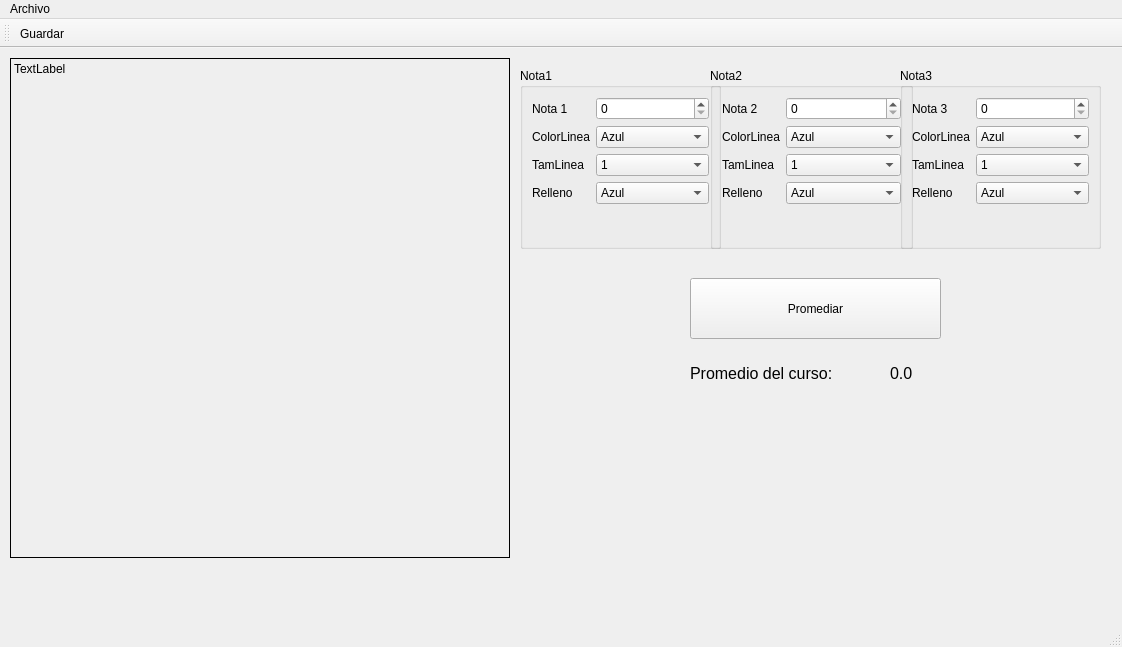
<?xml version="1.0" encoding="UTF-8"?>
<ui version="4.0">
 <class>Principal</class>
 <widget class="QMainWindow" name="Principal">
  <property name="geometry">
   <rect>
    <x>0</x>
    <y>0</y>
    <width>1122</width>
    <height>647</height>
   </rect>
  </property>
  <property name="windowTitle">
   <string>Principal</string>
  </property>
  <widget class="QWidget" name="centralwidget">
   <widget class="QLabel" name="outCuadro">
    <property name="geometry">
     <rect>
      <x>10</x>
      <y>10</y>
      <width>500</width>
      <height>500</height>
     </rect>
    </property>
    <property name="minimumSize">
     <size>
      <width>500</width>
      <height>500</height>
     </size>
    </property>
    <property name="frameShape">
     <enum>QFrame::Box</enum>
    </property>
    <property name="text">
     <string>TextLabel</string>
    </property>
    <property name="alignment">
     <set>Qt::AlignLeading|Qt::AlignLeft|Qt::AlignTop</set>
    </property>
   </widget>
   <widget class="QWidget" name="widget" native="true">
    <property name="geometry">
     <rect>
      <x>520</x>
      <y>20</y>
      <width>201</width>
      <height>181</height>
     </rect>
    </property>
    <layout class="QVBoxLayout" name="verticalLayout">
     <item>
      <widget class="QGroupBox" name="groupBox">
       <property name="title">
        <string>Nota1</string>
       </property>
       <layout class="QFormLayout" name="formLayout">
        <item row="0" column="0">
         <widget class="QLabel" name="label">
          <property name="text">
           <string>Nota 1</string>
          </property>
         </widget>
        </item>
        <item row="0" column="1">
         <widget class="QSpinBox" name="inNota1">
          <property name="maximum">
           <number>100</number>
          </property>
         </widget>
        </item>
        <item row="3" column="0">
         <widget class="QLabel" name="label_4">
          <property name="text">
           <string>ColorLinea</string>
          </property>
         </widget>
        </item>
        <item row="3" column="1">
         <widget class="QComboBox" name="colorLinea1">
          <item>
           <property name="text">
            <string>Azul</string>
           </property>
          </item>
          <item>
           <property name="text">
            <string>Rojo</string>
           </property>
          </item>
          <item>
           <property name="text">
            <string>Amarillo</string>
           </property>
          </item>
          <item>
           <property name="text">
            <string>Blanco</string>
           </property>
          </item>
          <item>
           <property name="text">
            <string>Negro</string>
           </property>
          </item>
         </widget>
        </item>
        <item row="5" column="0">
         <widget class="QLabel" name="label_7">
          <property name="text">
           <string>TamLinea</string>
          </property>
         </widget>
        </item>
        <item row="5" column="1">
         <widget class="QComboBox" name="tamLinea1">
          <item>
           <property name="text">
            <string>1</string>
           </property>
          </item>
          <item>
           <property name="text">
            <string>2</string>
           </property>
          </item>
          <item>
           <property name="text">
            <string>3</string>
           </property>
          </item>
          <item>
           <property name="text">
            <string>4</string>
           </property>
          </item>
          <item>
           <property name="text">
            <string>5</string>
           </property>
          </item>
         </widget>
        </item>
        <item row="6" column="0">
         <widget class="QLabel" name="label_10">
          <property name="text">
           <string>Relleno</string>
          </property>
         </widget>
        </item>
        <item row="6" column="1">
         <widget class="QComboBox" name="relleno1">
          <item>
           <property name="text">
            <string>Azul</string>
           </property>
          </item>
          <item>
           <property name="text">
            <string>Rojo</string>
           </property>
          </item>
          <item>
           <property name="text">
            <string>Amarillo</string>
           </property>
          </item>
          <item>
           <property name="text">
            <string>Blanco</string>
           </property>
          </item>
          <item>
           <property name="text">
            <string>Negro</string>
           </property>
          </item>
         </widget>
        </item>
       </layout>
      </widget>
     </item>
    </layout>
   </widget>
   <widget class="QWidget" name="widget_2" native="true">
    <property name="geometry">
     <rect>
      <x>710</x>
      <y>20</y>
      <width>203</width>
      <height>181</height>
     </rect>
    </property>
    <layout class="QVBoxLayout" name="verticalLayout_2">
     <item>
      <widget class="QGroupBox" name="groupBox_2">
       <property name="title">
        <string>Nota2</string>
       </property>
       <layout class="QFormLayout" name="formLayout_2">
        <item row="0" column="0">
         <widget class="QLabel" name="label_2">
          <property name="text">
           <string>Nota 2</string>
          </property>
         </widget>
        </item>
        <item row="0" column="1">
         <widget class="QSpinBox" name="inNota2">
          <property name="maximum">
           <number>100</number>
          </property>
         </widget>
        </item>
        <item row="2" column="0">
         <widget class="QLabel" name="label_5">
          <property name="text">
           <string>ColorLinea</string>
          </property>
         </widget>
        </item>
        <item row="2" column="1">
         <widget class="QComboBox" name="colorLinea2">
          <item>
           <property name="text">
            <string>Azul</string>
           </property>
          </item>
          <item>
           <property name="text">
            <string>Rojo</string>
           </property>
          </item>
          <item>
           <property name="text">
            <string>Amarillo</string>
           </property>
          </item>
          <item>
           <property name="text">
            <string>Blanco</string>
           </property>
          </item>
          <item>
           <property name="text">
            <string>Negro</string>
           </property>
          </item>
         </widget>
        </item>
        <item row="4" column="0">
         <widget class="QLabel" name="label_8">
          <property name="text">
           <string>TamLinea</string>
          </property>
         </widget>
        </item>
        <item row="4" column="1">
         <widget class="QComboBox" name="tamLinea2">
          <item>
           <property name="text">
            <string>1</string>
           </property>
          </item>
          <item>
           <property name="text">
            <string>2</string>
           </property>
          </item>
          <item>
           <property name="text">
            <string>3</string>
           </property>
          </item>
          <item>
           <property name="text">
            <string>4</string>
           </property>
          </item>
          <item>
           <property name="text">
            <string>5</string>
           </property>
          </item>
         </widget>
        </item>
        <item row="5" column="0">
         <widget class="QLabel" name="label_11">
          <property name="text">
           <string>Relleno</string>
          </property>
         </widget>
        </item>
        <item row="5" column="1">
         <widget class="QComboBox" name="relleno2">
          <item>
           <property name="text">
            <string>Azul</string>
           </property>
          </item>
          <item>
           <property name="text">
            <string>Rojo</string>
           </property>
          </item>
          <item>
           <property name="text">
            <string>Amarillo</string>
           </property>
          </item>
          <item>
           <property name="text">
            <string>Blanco</string>
           </property>
          </item>
          <item>
           <property name="text">
            <string>Negro</string>
           </property>
          </item>
         </widget>
        </item>
       </layout>
      </widget>
     </item>
    </layout>
   </widget>
   <widget class="QWidget" name="widget_3" native="true">
    <property name="geometry">
     <rect>
      <x>900</x>
      <y>20</y>
      <width>201</width>
      <height>181</height>
     </rect>
    </property>
    <layout class="QVBoxLayout" name="verticalLayout_3">
     <item>
      <widget class="QGroupBox" name="groupBox_3">
       <property name="title">
        <string>Nota3</string>
       </property>
       <layout class="QFormLayout" name="formLayout_3">
        <item row="0" column="0">
         <widget class="QLabel" name="label_3">
          <property name="text">
           <string>Nota 3</string>
          </property>
         </widget>
        </item>
        <item row="2" column="0">
         <widget class="QLabel" name="label_6">
          <property name="text">
           <string>ColorLinea</string>
          </property>
         </widget>
        </item>
        <item row="2" column="1">
         <widget class="QComboBox" name="colorLinea3">
          <item>
           <property name="text">
            <string>Azul</string>
           </property>
          </item>
          <item>
           <property name="text">
            <string>Rojo</string>
           </property>
          </item>
          <item>
           <property name="text">
            <string>Amarillo</string>
           </property>
          </item>
          <item>
           <property name="text">
            <string>Blanco</string>
           </property>
          </item>
          <item>
           <property name="text">
            <string>Negro</string>
           </property>
          </item>
         </widget>
        </item>
        <item row="0" column="1">
         <widget class="QSpinBox" name="inNota3">
          <property name="maximum">
           <number>100</number>
          </property>
         </widget>
        </item>
        <item row="4" column="0">
         <widget class="QLabel" name="label_9">
          <property name="text">
           <string>TamLinea</string>
          </property>
         </widget>
        </item>
        <item row="4" column="1">
         <widget class="QComboBox" name="tamLinea3">
          <item>
           <property name="text">
            <string>1</string>
           </property>
          </item>
          <item>
           <property name="text">
            <string>2</string>
           </property>
          </item>
          <item>
           <property name="text">
            <string>3</string>
           </property>
          </item>
          <item>
           <property name="text">
            <string>4</string>
           </property>
          </item>
          <item>
           <property name="text">
            <string>5</string>
           </property>
          </item>
         </widget>
        </item>
        <item row="5" column="0">
         <widget class="QLabel" name="label_12">
          <property name="text">
           <string>Relleno</string>
          </property>
         </widget>
        </item>
        <item row="5" column="1">
         <widget class="QComboBox" name="relleno3">
          <item>
           <property name="text">
            <string>Azul</string>
           </property>
          </item>
          <item>
           <property name="text">
            <string>Rojo</string>
           </property>
          </item>
          <item>
           <property name="text">
            <string>Amarillo</string>
           </property>
          </item>
          <item>
           <property name="text">
            <string>Blanco</string>
           </property>
          </item>
          <item>
           <property name="text">
            <string>Negro</string>
           </property>
          </item>
         </widget>
        </item>
       </layout>
      </widget>
     </item>
    </layout>
   </widget>
   <widget class="QPushButton" name="bmtPromediar">
    <property name="geometry">
     <rect>
      <x>690</x>
      <y>230</y>
      <width>251</width>
      <height>61</height>
     </rect>
    </property>
    <property name="text">
     <string>Promediar</string>
    </property>
    <property name="shortcut">
     <string>Ctrl+D</string>
    </property>
   </widget>
   <widget class="QLabel" name="label_13">
    <property name="geometry">
     <rect>
      <x>690</x>
      <y>310</y>
      <width>241</width>
      <height>31</height>
     </rect>
    </property>
    <property name="font">
     <font>
      <pointsize>12</pointsize>
     </font>
    </property>
    <property name="text">
     <string>Promedio del curso:</string>
    </property>
   </widget>
   <widget class="QLabel" name="outPromedio">
    <property name="geometry">
     <rect>
      <x>890</x>
      <y>305</y>
      <width>61</width>
      <height>41</height>
     </rect>
    </property>
    <property name="font">
     <font>
      <pointsize>12</pointsize>
     </font>
    </property>
    <property name="text">
     <string>0.0</string>
    </property>
   </widget>
  </widget>
  <widget class="QMenuBar" name="menubar">
   <property name="geometry">
    <rect>
     <x>0</x>
     <y>0</y>
     <width>1122</width>
     <height>26</height>
    </rect>
   </property>
   <widget class="QMenu" name="menuArchivo">
    <property name="title">
     <string>Archivo</string>
    </property>
    <addaction name="actionGuardar"/>
    <addaction name="actionSalir"/>
   </widget>
   <addaction name="menuArchivo"/>
  </widget>
  <widget class="QStatusBar" name="statusbar"/>
  <widget class="QToolBar" name="toolBar">
   <property name="windowTitle">
    <string>toolBar</string>
   </property>
   <attribute name="toolBarArea">
    <enum>TopToolBarArea</enum>
   </attribute>
   <attribute name="toolBarBreak">
    <bool>false</bool>
   </attribute>
   <addaction name="actionGuardar"/>
  </widget>
  <action name="actionGuardar">
   <property name="icon">
    <iconset resource="Resources.qrc">
     <normaloff>:/img/Save.ico</normaloff>:/img/Save.ico</iconset>
   </property>
   <property name="text">
    <string>Guardar</string>
   </property>
   <property name="shortcut">
    <string>Ctrl+S</string>
   </property>
  </action>
  <action name="actionSalir">
   <property name="text">
    <string>Salir</string>
   </property>
   <property name="shortcut">
    <string>Ctrl+Q</string>
   </property>
  </action>
 </widget>
 <resources>
  <include location="Resources.qrc"/>
 </resources>
 <connections>
  <connection>
   <sender>actionSalir</sender>
   <signal>triggered()</signal>
   <receiver>Principal</receiver>
   <slot>close()</slot>
   <hints>
    <hint type="sourcelabel">
     <x>-1</x>
     <y>-1</y>
    </hint>
    <hint type="destinationlabel">
     <x>340</x>
     <y>295</y>
    </hint>
   </hints>
  </connection>
 </connections>
</ui>
